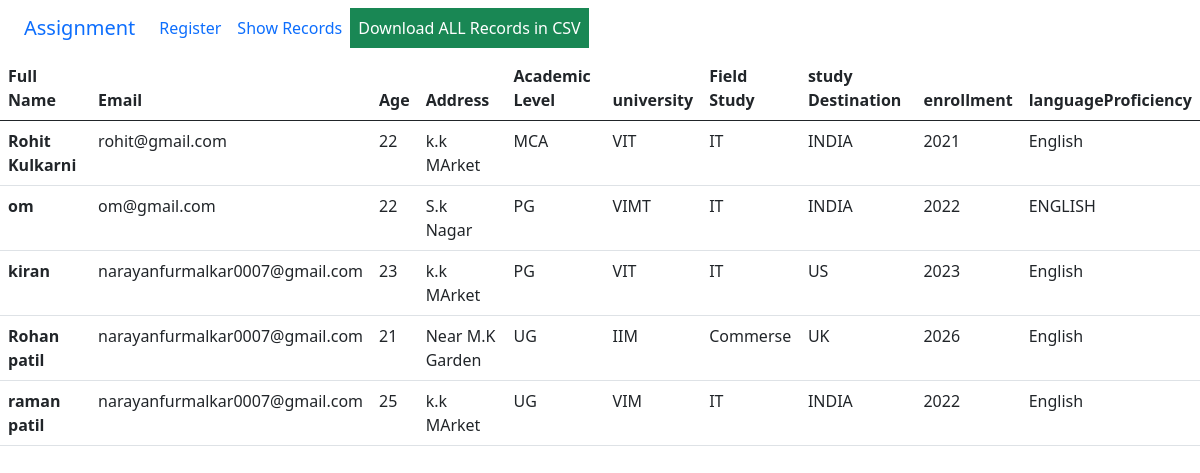
Page /showRecords/ on the committed database.
### testapp/models.py (models this page shows)
class Register(models.Model):
    id = models.AutoField(primary_key=True)
    fullName = models.CharField(max_length=100, verbose_name='Full Name')
    email = models.CharField(max_length=100 ,verbose_name="Email")
    contact = models.CharField(max_length=100, verbose_name="Contact")
    age = models.IntegerField(verbose_name="Age")
    address = models.CharField(max_length=100,verbose_name="Address")
    academicLevel = models.CharField(max_length=100,verbose_name="Academic Level")
    university = models.CharField(max_length=100,verbose_name="University")
    fieldStudy = models.CharField(max_length=100,verbose_name="Field Study")
    studyDestination = models.CharField(max_length=100,verbose_name="Study Destination")
    enrollment = models.CharField(max_length=100, verbose_name="Enrollment")
    languageProficiency = models.CharField(max_length=100,verbose_name="Language Proficiency")

### testapp/views.py (the view)
# urls.py: path('showRecords/', views.showRecords,name="showRecords"),
def showRecords(request):
    data = Register.objects.all()
    params = {'data':data}
    return render(request,'show.html',params)

### templates/show.html (shortened to what this page needs)
<!DOCTYPE html>
{% load static %}
<html lang="en">
<head>
    <link rel="stylesheet" href="{% static '/bootstrap/bootstrap.min.css' %}">
</head>
<body>
    <div class="row">
        <div class="col-12">
            <nav class="navbar navbar-expand-lg bg-body-tertiary">
                <div class="container-fluid">
                  <a class="navbar-brand" href="#">Assignment</a>
                  <div class="collapse navbar-collapse" id="navbarSupportedContent">
                    <ul class="navbar-nav me-auto mb-2 mb-lg-0">
                      <li class="nav-item">
                        <a class="nav-link active" aria-current="page" href="/">Register</a>
                      </li>
                      <li class="nav-item">
                        <a class="nav-link" href="/showRecords">Show Records</a>
                      </li>
                      <li class="nav-item">
                        <a class="nav-link btn-success" href="/getAllCSVData">Download ALL Records in CSV</a>
                      </li>
                    </ul>
                  </div>
                </div>
              </nav>
        </div>
    </div>
    <table class="table">
        <thead>
          <tr>
            <th scope="col">Full Name</th>
            <th scope="col">Email</th>
            <th scope="col">Age</th>
            <th scope="col">Address</th>
            <th scope="col">Academic Level</th>
            <th scope="col">university</th>
            <th scope="col">Field Study</th>
            <th scope="col">study Destination</th>
            <th scope="col">enrollment</th>
            <th scope="col">languageProficiency</th>
          </tr>
        </thead>
        <tbody>
        {% for i in data %}
          <tr>
            <th scope="row">{{i.fullName}}</th>
            <td>{{i.email}}</td>
            <td>{{i.age}}</td>
            <td>{{i.address}}</td>
            <td>{{i.academicLevel}}</td>
            <td>{{i.university}}</td>
            <td>{{i.fieldStudy}}</td>
            <td>{{i.studyDestination}}</td>
            <td>{{i.enrollment}}</td>
            <td>{{i.languageProficiency}}</td>
          </tr>
        {% endfor %}
        </tbody>
      </table>
</body>
</html>

### rows in the picture
Register: fullName "Rohit Kulkarni", email "rohit@gmail.com", age "22", address "k.k MArket", academicLevel "MCA", university "VIT", fieldStudy "IT", studyDestination "INDIA", enrollment "2021", languageProficiency "English"
Register: fullName "om", email "om@gmail.com", age "22", address "S.k Nagar", academicLevel "PG", university "VIMT", fieldStudy "IT", studyDestination "INDIA", enrollment "2022", languageProficiency "ENGLISH"
Register: fullName "kiran", email "narayanfurmalkar0007@gmail.com", age "23", address "k.k MArket", academicLevel "PG", university "VIT", fieldStudy "IT", studyDestination "US", enrollment "2023", languageProficiency "English"
Register: fullName "Rohan patil", email "narayanfurmalkar0007@gmail.com", age "21", address "Near M.K Garden", academicLevel "UG", university "IIM", fieldStudy "Commerse", studyDestination "UK", enrollment "2026", languageProficiency "English"
Register: fullName "raman patil", email "narayanfurmalkar0007@gmail.com", age "25", address "k.k MArket", academicLevel "UG", university "VIM", fieldStudy "IT", studyDestination "INDIA", enrollment "2022", languageProficiency "English"
